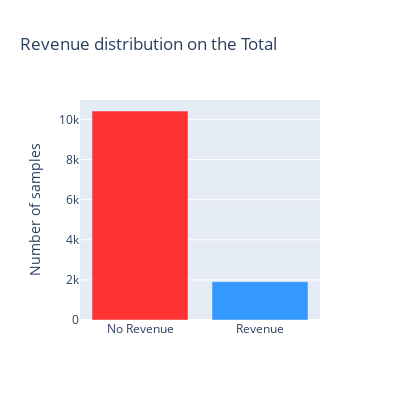

Notebook code cell kept with this figure:
### Code cell
revenue_dict = {False: "No Revenue", True: "Revenue"}
y = data["Revenue"].value_counts()

d = [go.Bar(x=[revenue_dict[x] for x in y.index], y=y.values, marker=dict(color=['#FF3333','#3399FF']))]
layout = go.Layout(
    title='Revenue distribution on the Total',
    autosize=False,
    width=400,
    height=400,
    yaxis=dict(
        title='Number of samples',
    ),
)
fig = go.Figure(data=d, layout=layout)
fig.show()

### Figure 1 — Plotly figure (JSON) as saved in the notebook; plotly's stock layout.template omitted (floating-point values rounded to 4 significant figures)
{"data": [{"marker": {"color": ["#FF3333", "#3399FF"]}, "type": "bar", "x": ["No Revenue", "Revenue"], "y": [10422, 1908]}], "layout": {"autosize": false, "height": 400, "title": {"text": "Revenue distribution on the Total"}, "width": 400, "yaxis": {"title": {"text": "Number of samples"}}}}
